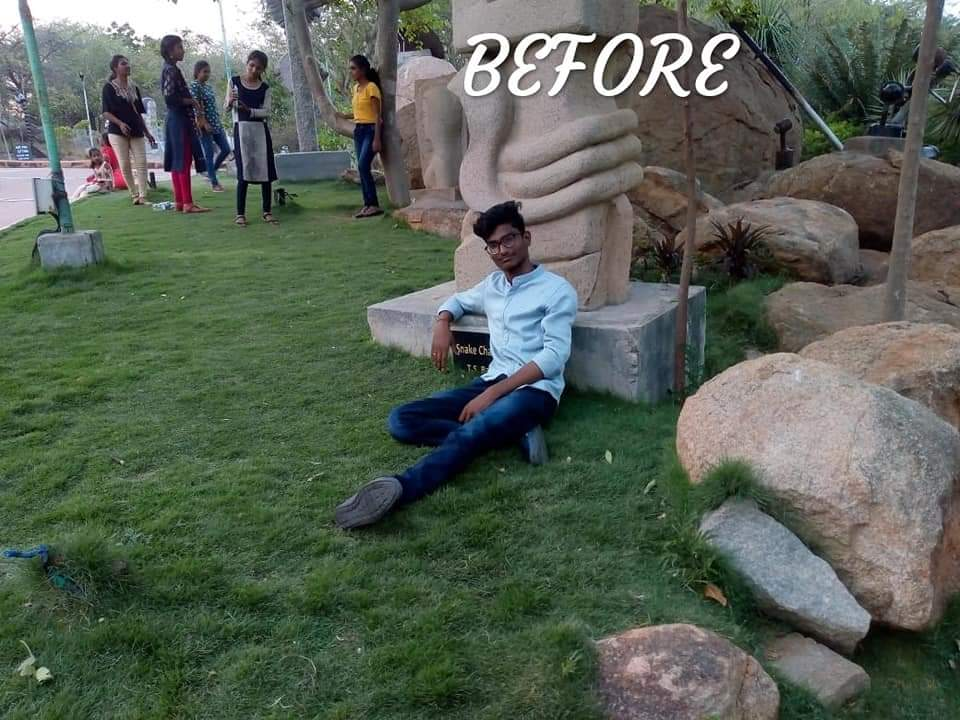
#> input picture sample.jpg, 960 x 720 px, found by its file name; its folder holds 2 pictures in this run
$ jupyter execute --allow-errors fake-image-detection.ipynb   (shell and % lines are left out)   (older library calls are emulated)
#> lines starting #> are read from the running program, lines starting #| are printed output that depends on the picture
# Fake Image Detection with ELA and CNN

Agus Gunawan, Holy Lovenia, Adrian Hartanto Pramudita

For more information: [Indonesian documentation](https://github.com/agusgun/FakeImageDetector/blob/master/docs/Deteksi%20Pemalsuan%20Gambar%20dengan%20ELA%20dan%20Deep%20Learning.pdf)

[cell 1]
import pandas as pd
import numpy as np
import matplotlib.pyplot as plt
import matplotlib.image as mpimg
import seaborn as sns

np.random.seed(2)

from sklearn.model_selection import train_test_split
from sklearn.metrics import confusion_matrix
import itertools

from keras.utils import to_categorical # convert to one-hot-encoding
from keras.models import Sequential
from keras.layers import Dense, Dropout, Flatten, Conv2D, MaxPool2D
from keras.optimizers import RMSprop
from keras.preprocessing.image import ImageDataGenerator
from keras.callbacks import ReduceLROnPlateau, EarlyStopping

sns.set(style='white', context='notebook', palette='deep')

## Initial preparation

[cell 2]
from PIL import Image
import os
from pylab import *
import re
from PIL import Image, ImageChops, ImageEnhance

#### Functions

[cell 3]
def get_imlist(path):
    return [os.path.join(path,f) for f in os.listdir(path) if f.endswith('.jpg') or f.endswith('.png')]

[cell 4]
def convert_to_ela_image(path, quality):
#> called with path = 'C:/Users/arjun/Desktop/sample.jpg', quality = 90
    filename = path
    resaved_filename = filename.split('.')[0] + '.resaved.jpg'
    ELA_filename = filename.split('.')[0] + '.ela.png'

    im = Image.open(filename).convert('RGB')
#> im is the input picture: PIL image 960x720 RGB; mean R, G, B 87.3, 97.2, 84.9
    im.save(resaved_filename, 'JPEG', quality=quality)
    resaved_im = Image.open(resaved_filename)

    ela_im = ImageChops.difference(im, resaved_im)

    extrema = ela_im.getextrema()
#> extrema = ((0, 11), (0, 11), (0, 11))
    max_diff = max([ex[1] for ex in extrema])
#> max_diff = 11
    if max_diff == 0:
        max_diff = 1
    scale = 255.0 / max_diff
#> scale = 23.18

    ela_im = ImageEnhance.Brightness(ela_im).enhance(scale)
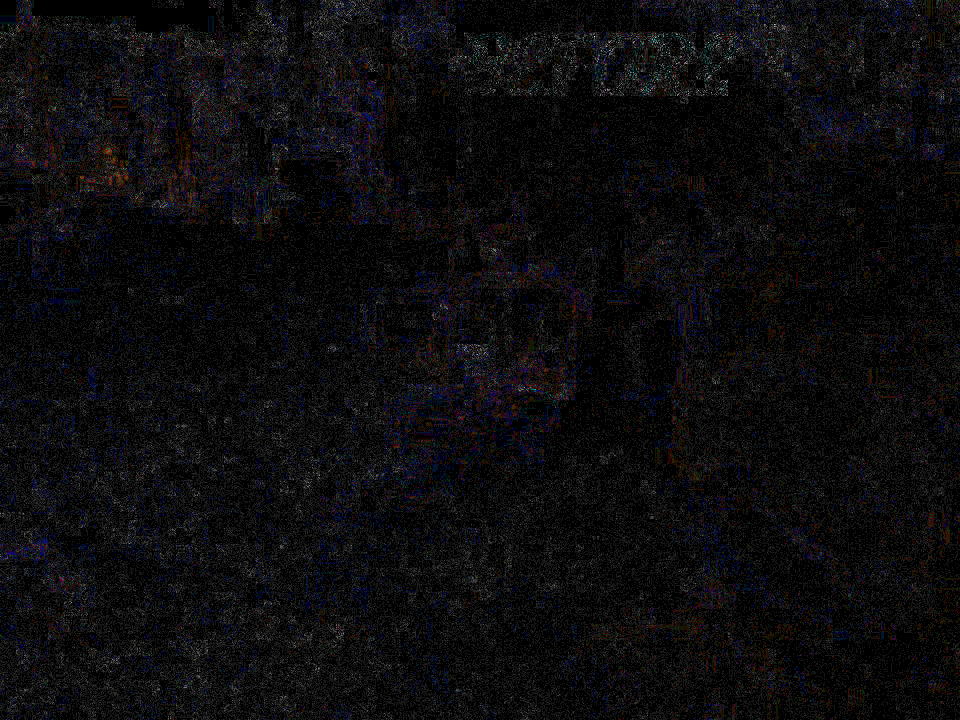
#> ela_im: PIL image 960x720 RGB; mean R, G, B 12.3, 11.7, 13.5

    return ela_im

### Sample: Real Image

Let's open a real (not-fake) image as a sample.

[cell 5]
Image.open('C:/Users/arjun/Desktop/sample.jpg')

This is how it looks like after it is processed with error-level analysis (ELA).

[cell 6]
convert_to_ela_image('C:/Users/arjun/Desktop/sample.jpg', 90)

### Sample: Fake Image

This is how it looks like after it has been edited.

[cell 7]
Image.open('C:/Users/arjun/Desktop/sam.jpg')
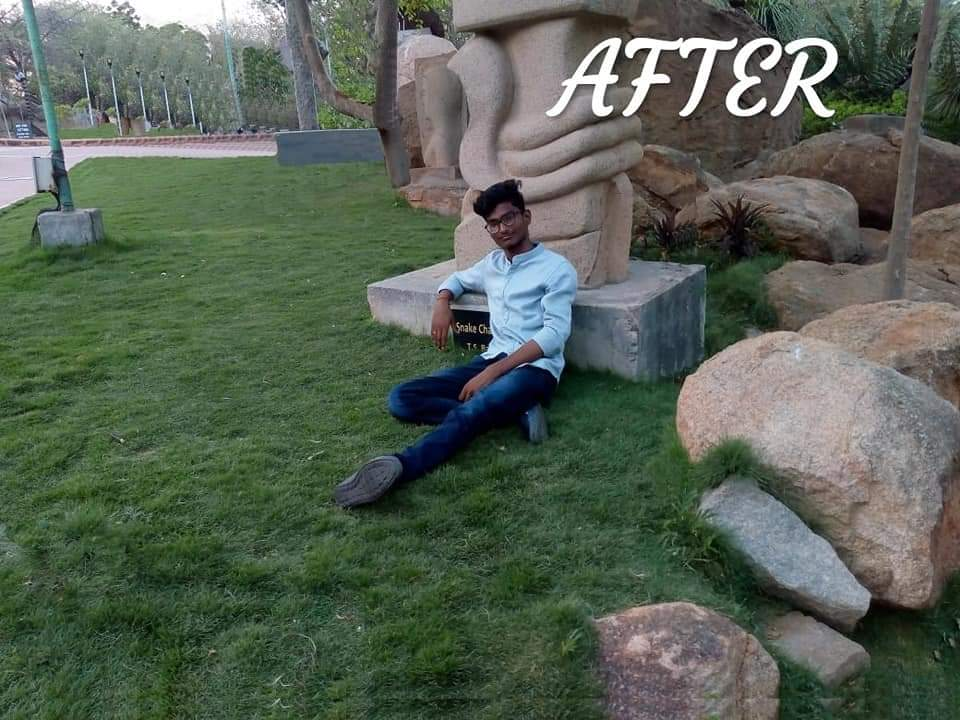
#> input picture sam.jpg, 960 x 720 px, found by its file name
